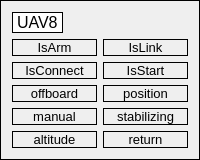
             <widget class="QGroupBox" name="groupBox_9">
              <property name="autoFillBackground">
               <bool>false</bool>
              </property>
              <property name="styleSheet">
               <string notr="true">border: 1px solid rgb(0, 0, 0)</string>
              </property>
              <property name="title">
               <string/>
              </property>
              <layout class="QVBoxLayout" name="verticalLayout_48">
               <item>
                <widget class="QLabel" name="uav8_label">
                 <property name="sizePolicy">
                  <sizepolicy hsizetype="Fixed" vsizetype="Fixed">
                   <horstretch>0</horstretch>
                   <verstretch>0</verstretch>
                  </sizepolicy>
                 </property>
                 <property name="font">
                  <font>
                   <pointsize>12</pointsize>
                  </font>
                 </property>
                 <property name="styleSheet">
                  <string notr="true">background-color:rgb(255, 255, 255)</string>
                 </property>
                 <property name="text">
                  <string>UAV8</string>
                 </property>
                </widget>
               </item>
               <item>
                <layout class="QVBoxLayout" name="verticalLayout_47">
                 <item>
                  <layout class="QHBoxLayout" name="horizontalLayout_15">
                   <item>
                    <layout class="QVBoxLayout" name="verticalLayout_43">
                     <item>
                      <widget class="QLabel" name="uav8_is_arm">
                       <property name="sizePolicy">
                        <sizepolicy hsizetype="Expanding" vsizetype="Fixed">
                         <horstretch>0</horstretch>
                         <verstretch>0</verstretch>
                        </sizepolicy>
                       </property>
                       <property name="font">
                        <font>
                         <pointsize>10</pointsize>
                        </font>
                       </property>
                       <property name="styleSheet">
                        <string notr="true">border: 1px solid rgb(0, 0, 0)</string>
                       </property>
                       <property name="text">
                        <string>IsArm</string>
                       </property>
                       <property name="alignment">
                        <set>Qt::AlignCenter</set>
                       </property>
                      </widget>
                     </item>
                     <item>
                      <widget class="QLabel" name="uav8_is_connect">
                       <property name="sizePolicy">
                        <sizepolicy hsizetype="Expanding" vsizetype="Fixed">
                         <horstretch>0</horstretch>
                         <verstretch>0</verstretch>
                        </sizepolicy>
                       </property>
                       <property name="font">
                        <font>
                         <pointsize>10</pointsize>
                        </font>
                       </property>
                       <property name="text">
                        <string>IsConnect</string>
                       </property>
                       <property name="alignment">
                        <set>Qt::AlignCenter</set>
                       </property>
                      </widget>
                     </item>
                    </layout>
                   </item>
                   <item>
                    <layout class="QVBoxLayout" name="verticalLayout_44">
                     <item>
                      <widget class="QLabel" name="uav8_is_link">
                       <property name="sizePolicy">
                        <sizepolicy hsizetype="Expanding" vsizetype="Fixed">
                         <horstretch>0</horstretch>
                         <verstretch>0</verstretch>
                        </sizepolicy>
                       </property>
                       <property name="font">
                        <font>
                         <pointsize>10</pointsize>
                        </font>
                       </property>
                       <property name="text">
                        <string>IsLink</string>
                       </property>
                       <property name="alignment">
                        <set>Qt::AlignCenter</set>
                       </property>
                      </widget>
                     </item>
                     <item>
                      <widget class="QLabel" name="uav8_is_start">
                       <property name="sizePolicy">
                        <sizepolicy hsizetype="Expanding" vsizetype="Fixed">
                         <horstretch>0</horstretch>
                         <verstretch>0</verstretch>
                        </sizepolicy>
                       </property>
                       <property name="font">
                        <font>
                         <pointsize>10</pointsize>
                        </font>
                       </property>
                       <property name="text">
                        <string>IsStart</string>
                       </property>
                       <property name="alignment">
                        <set>Qt::AlignCenter</set>
                       </property>
                      </widget>
                     </item>
                    </layout>
                   </item>
                  </layout>
                 </item>
                 <item>
                  <layout class="QHBoxLayout" name="horizontalLayout_16">
                   <item>
                    <layout class="QVBoxLayout" name="verticalLayout_45">
                     <item>
                      <widget class="QLabel" name="uav8_offboard">
                       <property name="sizePolicy">
                        <sizepolicy hsizetype="Expanding" vsizetype="Fixed">
                         <horstretch>0</horstretch>
                         <verstretch>0</verstretch>
                        </sizepolicy>
                       </property>
                       <property name="font">
                        <font>
                         <pointsize>10</pointsize>
                        </font>
                       </property>
                       <property name="text">
                        <string>offboard</string>
                       </property>
                       <property name="alignment">
                        <set>Qt::AlignCenter</set>
                       </property>
                      </widget>
                     </item>
                     <item>
                      <widget class="QLabel" name="uav8_manual">
                       <property name="sizePolicy">
                        <sizepolicy hsizetype="Expanding" vsizetype="Fixed">
                         <horstretch>0</horstretch>
                         <verstretch>0</verstretch>
                        </sizepolicy>
                       </property>
                       <property name="font">
                        <font>
                         <pointsize>10</pointsize>
                        </font>
                       </property>
                       <property name="text">
                        <string>manual</string>
                       </property>
                       <property name="alignment">
                        <set>Qt::AlignCenter</set>
                       </property>
                      </widget>
                     </item>
                     <item>
                      <widget class="QLabel" name="uav8_altitude">
                       <property name="sizePolicy">
                        <sizepolicy hsizetype="Expanding" vsizetype="Fixed">
                         <horstretch>0</horstretch>
                         <verstretch>0</verstretch>
                        </sizepolicy>
                       </property>
                       <property name="font">
                        <font>
                         <pointsize>10</pointsize>
                        </font>
                       </property>
                       <property name="text">
                        <string>altitude</string>
                       </property>
                       <property name="alignment">
                        <set>Qt::AlignCenter</set>
                       </property>
                      </widget>
                     </item>
                    </layout>
                   </item>
                   <item>
                    <layout class="QVBoxLayout" name="verticalLayout_46">
                     <item>
                      <widget class="QLabel" name="uav8_position">
                       <property name="sizePolicy">
                        <sizepolicy hsizetype="Expanding" vsizetype="Fixed">
                         <horstretch>0</horstretch>
                         <verstretch>0</verstretch>
                        </sizepolicy>
                       </property>
                       <property name="font">
                        <font>
                         <pointsize>10</pointsize>
                        </font>
                       </property>
                       <property name="text">
                        <string>position</string>
                       </property>
                       <property name="alignment">
                        <set>Qt::AlignCenter</set>
                       </property>
                      </widget>
                     </item>
                     <item>
                      <widget class="QLabel" name="uav8_stabilizing">
                       <property name="sizePolicy">
                        <sizepolicy hsizetype="Expanding" vsizetype="Fixed">
                         <horstretch>0</horstretch>
                         <verstretch>0</verstretch>
                        </sizepolicy>
                       </property>
                       <property name="font">
                        <font>
                         <pointsize>10</pointsize>
                        </font>
                       </property>
                       <property name="text">
                        <string>stabilizing</string>
                       </property>
                       <property name="alignment">
                        <set>Qt::AlignCenter</set>
                       </property>
                      </widget>
                     </item>
                     <item>
                      <widget class="QLabel" name="uav8_return">
                       <property name="sizePolicy">
                        <sizepolicy hsizetype="Expanding" vsizetype="Fixed">
                         <horstretch>0</horstretch>
                         <verstretch>0</verstretch>
                        </sizepolicy>
                       </property>
                       <property name="font">
                        <font>
                         <pointsize>10</pointsize>
                        </font>
                       </property>
                       <property name="text">
                        <string>return</string>
                       </property>
                       <property name="alignment">
                        <set>Qt::AlignCenter</set>
                       </property>
                      </widget>
                     </item>
                    </layout>
                   </item>
                  </layout>
                 </item>
                </layout>
               </item>
              </layout>
             </widget>
